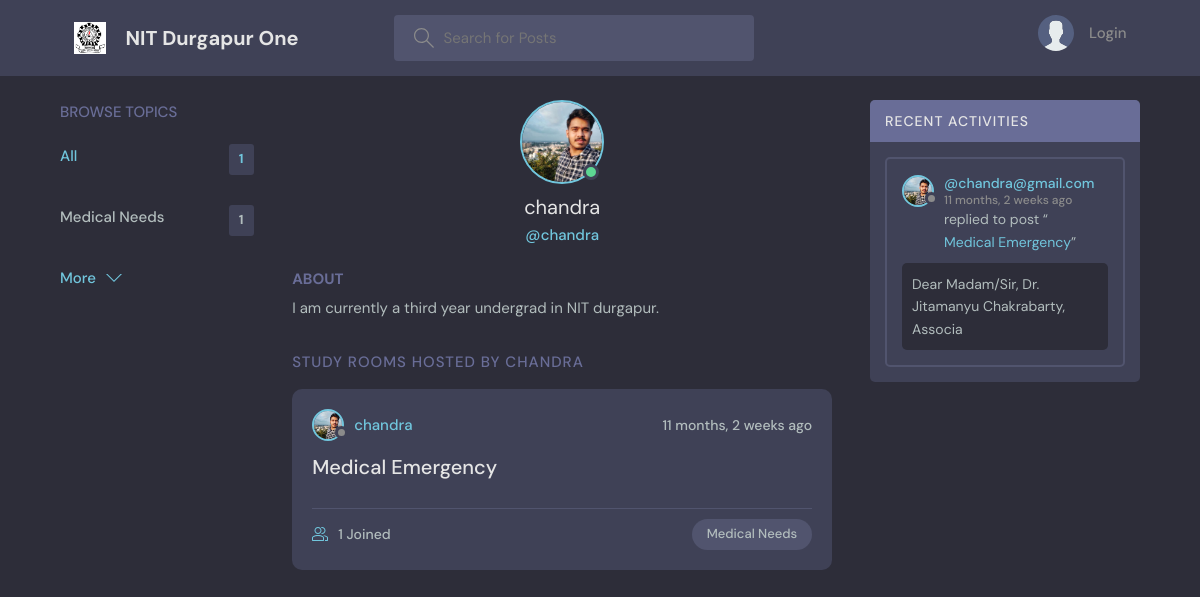
Page /profile/1/ on the committed database.
### base/models.py (models this page shows, shortened)
class Topic(models.Model):
    name = models.CharField(max_length=200)

class User(AbstractUser):
    name = models.CharField(max_length=200,null=True)
    email = models.EmailField(unique=True,null=True)
    bio = models.TextField(null=True)
    avatar = models.ImageField(null=True,default='avatar.svg')
    USERNAME_FIELD = 'email'
    REQUIRED_FIELDS = []

class Room(models.Model):
    host = models.ForeignKey(User,on_delete=models.SET_NULL,null = True)
    topic = models.ForeignKey(Topic,on_delete=models.SET_NULL,null = True)
    name = models.CharField(max_length=200)
    description = models.TextField(null=True,blank=True)
    participants = models.ManyToManyField(User,related_name='participants',blank=True)
    updated = models.DateTimeField(auto_now = True)
    created = models.DateTimeField(auto_now_add = True)
    class Meta:
        ordering =['-updated','-created']
    def __str__(self):
        return self.name

class Message(models.Model):
    user = models.ForeignKey(User,on_delete=models.CASCADE)
    room = models.ForeignKey(Room,on_delete=models.CASCADE)
    body = models.TextField()
    updated = models.DateTimeField(auto_now=True)
    created = models.DateTimeField(auto_now_add = True)
    class Meta:
        ordering =['-updated','-created']
    def __str__(self):
        return self.body[0:50]

### base/views.py (the view)
# urls.py: path('profile/<str:pk>/',views.userProfile,name="user-profile"),
def userProfile(request,pk):
    user = User.objects.get(id=pk)
    rooms = user.room_set.all()
    room_messages = user.message_set.all()
    topics = Topic.objects.all()
    context ={'user':user,'rooms':rooms,'room_messages':room_messages,'topics':topics}
    return render(request,'base/profile.html',context)

### base/templates/base/profile.html (shortened to what this page needs)
{% extends 'main.html' %}
{% block content %}
<main class="profile-page layout layout--3">
  <div class="container">
    {% include 'base/topics_component.html' %}
    <div class="roomList">
      <div class="profile">
        <div class="profile__avatar">
          <div class="avatar avatar--large active">
            <img src="{{user.avatar.url}}" />
          </div>
        </div>
        <div class="profile__info">
          <h3>{{user.username}}</h3>
          <p>@{{user.username}}</p>
        </div>
        <div class="profile__about">
          <h3>About</h3>
          <p>
            {{user.bio}}
          </p>
        </div>
      </div>
      <div class="roomList__header">
        <div>
          <h2>Study Rooms Hosted by {{user.username}}</a>
          </h2>
        </div>
      </div>
      {% include 'base/feed_component.html' %}
    </div>
    {% include 'base/activity_component.html' %}
  </div>
</main>
{% endblock content %}

### templates/main.html (shortened to what this page needs)
<!DOCTYPE html>
{% load static %}
<html lang="en">
<head>
    <link rel="stylesheet" type="text/css" media="screen" href="{% static 'styles/style.css' %}">
</head>
<body>
    {% include 'navbar.html' %}
    {% block content %}
    {% endblock %}
</body>
</html>

### templates/navbar.html (shortened to what this page needs)
{% load static %}
<header class="header header--loggedIn">
    <div class="container">
        <a href="{% url 'home' %}" class="header__logo">
            <img src="{% static 'image/NITDGP.png' %}" />
            <h1>NIT Durgapur One</h1>
        </a>
        <form class="header__search" method="GET" action="{% url 'home' %}">
            <label>
                <input name="q" placeholder="Search for Posts" />
            </label>
        </form>
        <nav class="header__menu">
            {% if request.user.is_authenticated %}
            <div class="header__user">
                <a href="{% url 'update-user' %}">
                    <div class="avatar avatar--medium active">
                        <img src="{{request.user.avatar.url}}" />
                    </div>
                    <p>{{request.user.username}}<span>@{{request.user.username}}</span></p>
                </a>
                <button class="dropdown-button">
                    <svg version="1.1" xmlns="http://www.w3.org/2000/svg" width="32" height="32" viewBox="0 0 32 32">
                        <title>chevron-down</title>
                        <path d="M16 21l-13-13h-3l16 16 16-16h-3l-13 13z"></path>
                    </svg>
                </button>
            </div>
            {% else %}
            <a href="{% url 'login' %}">
                <img src="{% static 'image/avatar.svg' %}" />
                <p>Login</p>
            </a>
            {% endif %}
        </nav>
    </div>
</header>

### base/templates/base/topics_component.html
<div class="topics">
    <div class="topics__header">
      <h2>Browse Topics</h2>
    </div>
    <ul class="topics__list">
      <li>
        <a href="{% url 'home' %}" class="active">All <span>{{topics.count}}</span></a>
      </li>
      {% for topic in topics %}
      <li>
        <a href="{% url 'home' %}?q={{topic.name}}">{{topic.name}}<span>{{topic.room_set.all.count}}</span></a>
      </li>
      {% endfor %}
    </ul>
    <a class="btn btn--link" href="{% url 'topics' %}">
      More
      <svg version="1.1" xmlns="http://www.w3.org/2000/svg" width="32" height="32" viewBox="0 0 32 32">
        <title>chevron-down</title>
        <path d="M16 21l-13-13h-3l16 16 16-16h-3l-13 13z"></path>
      </svg>
    </a>
</div>

### base/templates/base/feed_component.html (shortened to what this page needs)
{% for room in rooms %}
<div class="roomListRoom">
    <div class="roomListRoom__header">
      <a href="{% url 'user-profile' room.host.id %}" class="roomListRoom__author">
        <div class="avatar avatar--small">
          <img src="{{room.host.avatar.url}}" />
        </div>
        <span>{{room.host.username}}</span>
      </a>
      <div class="roomListRoom__actions">
        <span>{{room.created|timesince}} ago</span>
      </div>
    </div>
    <div class="roomListRoom__content">
      <a href="{% url 'room' room.id %}">{{room.name}}</a>
    </div>
    <div class="roomListRoom__meta">
      <a href="{% url 'room' room.id %}" class="roomListRoom__joined">
        {{room.participants.all.count}} Joined
      </a>
      <p class="roomListRoom__topic">{{room.topic.name}}</p>
    </div>
</div>
{% endfor %}

### base/templates/base/activity_component.html (shortened to what this page needs)
<div class="activities">
    <div class="activities__header">
      <h2>Recent Activities</h2>
    </div>
    {% for message in room_messages %}
    <div class="activities__box">
      <div class="activities__boxHeader roomListRoom__header">
        <a href="{% url 'user-profile' message.user.id %}" class="roomListRoom__author">
          <div class="avatar avatar--small">
            <img src="{{message.user.avatar.url}}" />
          </div>
          <p>
            @{{message.user}}
            <span>{{message.created|timesince}} ago</span>
          </p>
        </a>
      </div>
      <div class="activities__boxContent">
    <p>replied to post “<a href="{% url 'room' message.room.id %}">{{message.room}}</a>”</p>
        <div class="activities__boxRoomContent">
          {{message}}
        </div>
      </div>
    </div>
    {% endfor %}
  </div>

### rows in the picture
Topic: name "Medical Needs", room_set.all.count "1"
User: avatar (picture), username "chandra", bio "I am currently a third year undergrad in NIT durgapur.", username "CHANDRA"
Room: host.avatar (picture), host.username "chandra", created "11 months, 2 weeks", name "Medical Emergency", participants.all.count "1", topic.name "Medical Needs"
Message: user.avatar (picture), user "chandra@gmail.com", created "11 months, 2 weeks", room "Medical Emergency", body "Dear Madam/Sir, Dr. Jitamanyu Chakrabarty, Associa"

### other values in the picture
{{ topics.count }} "1"
